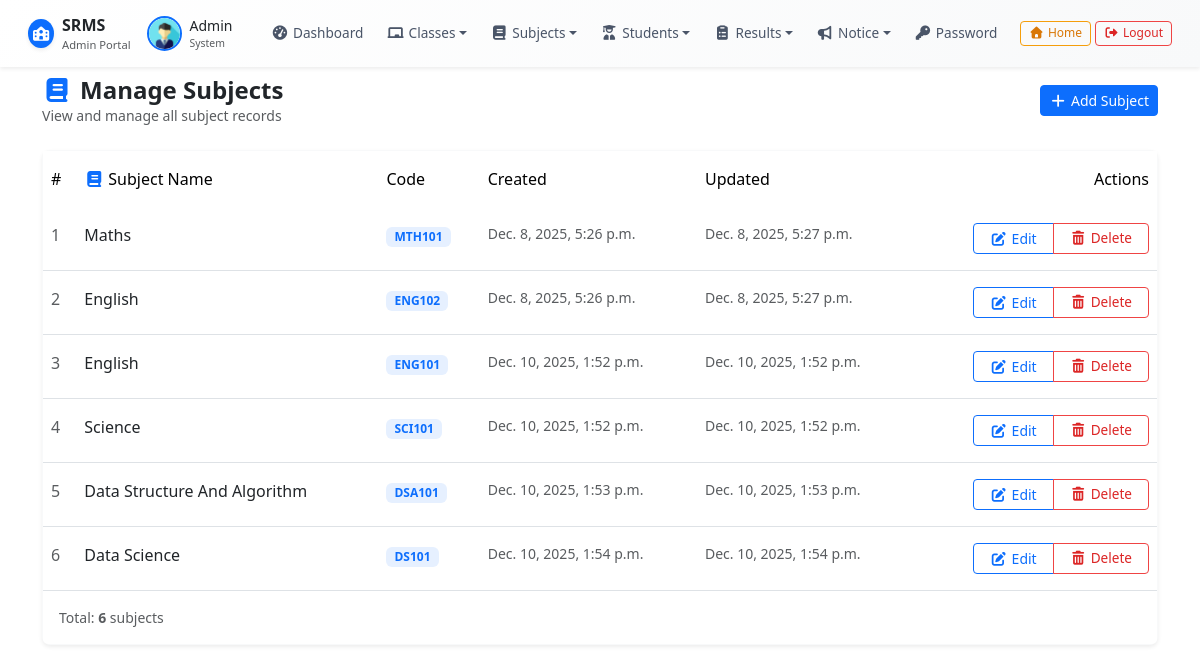
The app's page /manage_subject/ (signed in) with its own data.
### resultapp/models.py (models this page shows, shortened)
class Subject(models.Model):
    name = models.CharField(max_length=50)
    code = models.CharField(max_length=20)
    creation_date = models.DateTimeField(auto_now_add=True)
    updation_date = models.DateTimeField(auto_now=True)

### resultapp/views.py (the view, shortened to what this page needs)
# urls.py: path('manage_subject/', manage_subject, name='manage_subject'),
@login_required
def manage_subject(request):
    subject=Subject.objects.all()
    return render(request,'manage_subject.html',locals())

### resultapp/templates/manage_subject.html (shortened to what this page needs)
{% extends "admin_base.html" %}
{% load static %}
{% block content %}
<div class="container">
    <div class="d-flex justify-content-between align-items-center mb-4">
        <div>
            <h2 class="h4 fw-bold text-gray-800 mb-0">
                <i class="fas fa-book text-primary me-2"></i>Manage Subjects
            </h2>
            <p class="text-muted small mb-0">View and manage all subject records</p>
        </div>
        <a href="{% url 'create_subject' %}" class="btn btn-primary btn-sm">
            <i class="fas fa-plus me-1"></i>Add Subject
        </a>
    </div>
    <div class="card border-light shadow-sm">
        <div class="card-body p-0">
            <div class="table-responsive">
                <table class="table table-hover mb-0">
                    <thead class="bg-light text-gray-700">
                        <tr>
                            <th class="border-0 py-3 fw-medium">#</th>
                            <th class="border-0 py-3 fw-medium">
                                <i class="fas fa-book me-1 text-primary"></i>Subject Name
                            </th>
                            <th class="border-0 py-3 fw-medium">Code</th>
                            <th class="border-0 py-3 fw-medium">Created</th>
                            <th class="border-0 py-3 fw-medium">Updated</th>
                            <th class="border-0 py-3 fw-medium text-end">Actions</th>
                        </tr>
                    </thead>
                    <tbody>
                        {% for s in subject %}
                        <tr class="border-bottom">
                            <td class="py-3">
                                <span class="text-muted">{{forloop.counter}}</span>
                            </td>
                            <td class="py-3 fw-medium text-dark">{{s.name}}</td>
                            <td class="py-3">
                                <span class="badge bg-primary bg-opacity-10 text-primary px-2 py-1">{{s.code}}</span>
                            </td>
                            <td class="py-3 text-muted small">{{s.creation_date}}</td>
                            <td class="py-3 text-muted small">{{s.updation_date}}</td>
                            <td class="py-3 text-end">
                                <div class="btn-group btn-group-sm" role="group">
                                    <a href="{% url 'edit_subject' s.id %}" class="btn btn-outline-primary px-3">
                                        <i class="fas fa-edit me-1"></i>Edit
                                    </a>
                                    <a href="?delete={{s.id}}" class="btn btn-outline-danger px-3"
                                       onclick="return confirm('Are you sure you want to delete this subject?')">
                                        <i class="fas fa-trash-alt me-1"></i>Delete
                                    </a>
                                </div>
                            </td>
                        </tr>
                        {% endfor %}
                    </tbody>
                </table>
            </div>
        </div>
        <div class="card-footer bg-white border-0 py-3">
            <div class="text-muted small">
                Total: <strong>{{ subject|length }}</strong> subjects
            </div>
        </div>
    </div>
</div>
{% endblock %}

### resultapp/templates/admin_base.html (shortened to what this page needs)
<!DOCTYPE html>
<html lang="en">
<head>
    <link href="https://cdn.jsdelivr.net/npm/bootstrap@5.3.8/dist/css/bootstrap.min.css" rel="stylesheet">
    <link rel="stylesheet" href="https://cdnjs.cloudflare.com/ajax/libs/font-awesome/7.0.1/css/all.min.css">
</head>
<body>
    {% include "topbar.html" %}
    <div class="container-fluid">
        <div class="row">
            <main class="col-md-12 p-3">
                {% block content %}
                {% endblock %}
            </main>
        </div>
    </div>
</body>
</html>

### resultapp/templates/topbar.html (shortened to what this page needs)
{% load static %}
<nav class="navbar navbar-expand-lg navbar-light fixed-top shadow-sm" style="background: linear-gradient(135deg, #ffffff 0%, #f8f9fa 100%);">
  <div class="container-fluid">
    <a class="navbar-brand d-flex align-items-center" href="{% url 'admin_dashboard' %}">
      <div class="bg-primary rounded-circle p-1 me-2 shadow-sm">
        <i class="fa-solid fa-school text-white" style="font-size: 0.9rem;"></i>
      </div>
      <div>
        <div class="fs-6 text-dark fw-bold">SRMS</div>
        <div class="text-muted small" style="font-size: 0.7rem;">Admin Portal</div>
      </div>
    </a>
    <div class="collapse navbar-collapse" id="navbarContent">
      <div class="d-none d-lg-flex align-items-center me-3">
        <img src="{% static 'images/admin.png' %}" alt="Admin"
             class="rounded-circle border border-2 border-primary"
             style="width: 35px; height: 35px;">
        <div class="ms-2">
          <div class="fw-medium text-dark small">Admin</div>
          <div class="text-muted" style="font-size: 0.65rem;">System</div>
        </div>
      </div>
      <ul class="navbar-nav mx-auto align-items-center">
        <li class="nav-item">
          <a href="{% url 'admin_dashboard' %}" class="nav-link d-flex align-items-center px-2">
            <i class="fas fa-tachometer-alt me-1"></i>
            <span class="d-none d-lg-inline">Dashboard</span>
          </a>
        </li>
        <li class="nav-item dropdown">
          <a class="nav-link dropdown-toggle d-flex align-items-center px-2" href="#"
             id="classesDropdown" role="button" data-bs-toggle="dropdown">
            <i class="fas fa-chalkboard me-1"></i>
            <span class="d-none d-lg-inline">Classes</span>
          </a>
        </li>
        <li class="nav-item dropdown">
          <a class="nav-link dropdown-toggle d-flex align-items-center px-2" href="#"
             id="subjectsDropdown" role="button" data-bs-toggle="dropdown">
            <i class="fas fa-book me-1"></i>
            <span class="d-none d-lg-inline">Subjects</span>
          </a>
        </li>
        <li class="nav-item dropdown">
          <a class="nav-link dropdown-toggle d-flex align-items-center px-2" href="#"
             id="studentsDropdown" role="button" data-bs-toggle="dropdown">
            <i class="fas fa-user-graduate me-1"></i>
            <span class="d-none d-lg-inline">Students</span>
          </a>
        </li>
        <li class="nav-item dropdown">
          <a class="nav-link dropdown-toggle d-flex align-items-center px-2" href="#"
             id="resultsDropdown" role="button" data-bs-toggle="dropdown">
            <i class="fas fa-clipboard-list me-1"></i>
            <span class="d-none d-lg-inline">Results</span>
          </a>
        </li>
        <li class="nav-item dropdown">
          <a class="nav-link dropdown-toggle d-flex align-items-center px-2" href="#"
             id="noticeDropdown" role="button" data-bs-toggle="dropdown">
            <i class="fas fa-bullhorn me-1"></i>
            <span class="d-none d-lg-inline">Notice</span>
          </a>
        </li>
        <li class="nav-item">
          <a href="/change_password" class="nav-link d-flex align-items-center px-2">
            <i class="fas fa-key"></i>
            <span class="d-none d-lg-inline ms-1">Password</span>
          </a>
        </li>
      </ul>
      <div class="d-flex align-items-center gap-1">
        <a href="{% url 'index' %}" class="btn btn-outline-warning btn-xs d-flex align-items-center">
          <i class="fas fa-home"></i>
          <span class="d-none d-lg-inline ms-1">Home</span>
        </a>
        <a href="/admin_logout" class="btn btn-outline-danger btn-xs d-flex align-items-center">
          <i class="fas fa-sign-out-alt"></i>
          <span class="d-none d-lg-inline ms-1">Logout</span>
        </a>
      </div>
    </div>
  </div>
</nav>
<div style="padding-top: 65px;"></div>

### resultapp/templates/topbar.html (style rules this page uses)
.navbar { padding: 0.5rem 1rem !important; min-height: 60px; z-index: 1030; box-shadow: 0 2px 10px rgba(0, 0, 0, 0.05); }
.fixed-top { position: fixed; top: 0; right: 0; left: 0; }
.btn-xs { padding: 0.25rem 0.5rem !important; font-size: 0.75rem !important; line-height: 1.2; border-radius: 4px; }
.nav-link { color: #4a5568 !important; padding: 0.4rem 0.6rem !important; border-radius: 6px; transition: all 0.2s ease; font-weight: 500; font-size: 0.85rem; }
.nav-link i { font-size: 0.9rem; }
.btn-outline-warning { border-color: #f59e0b; color: #d97706; font-size: 0.85rem; }
.btn-outline-danger { border-color: #ef4444; color: #dc2626; font-size: 0.85rem; }
@media (min-width: 992px) { .navbar-nav { gap: 0.25rem; } }
@media (min-width: 992px) { div[style*="padding-top"] { padding-top: 60px !important; } }

### resultapp/templates/manage_subject.html (style rules this page uses)
.card { border-radius: 8px; }

### records on screen
Subject: name "Maths", code "MTH101", creation_date "Dec. 8, 2025, 5:26 p.m.", updation_date "Dec. 8, 2025, 5:27 p.m."
Subject: name "English", code "ENG102", creation_date "Dec. 8, 2025, 5:26 p.m.", updation_date "Dec. 8, 2025, 5:27 p.m."
Subject: name "English", code "ENG101", creation_date "Dec. 10, 2025, 1:52 p.m.", updation_date "Dec. 10, 2025, 1:52 p.m."
Subject: name "Science", code "SCI101", creation_date "Dec. 10, 2025, 1:52 p.m.", updation_date "Dec. 10, 2025, 1:52 p.m."
Subject: name "Data Structure And Algorithm", code "DSA101", creation_date "Dec. 10, 2025, 1:53 p.m.", updation_date "Dec. 10, 2025, 1:53 p.m."
Subject: name "Data Science", code "DS101", creation_date "Dec. 10, 2025, 1:54 p.m.", updation_date "Dec. 10, 2025, 1:54 p.m."

### other values on screen
{{ subject|length }} "6"
